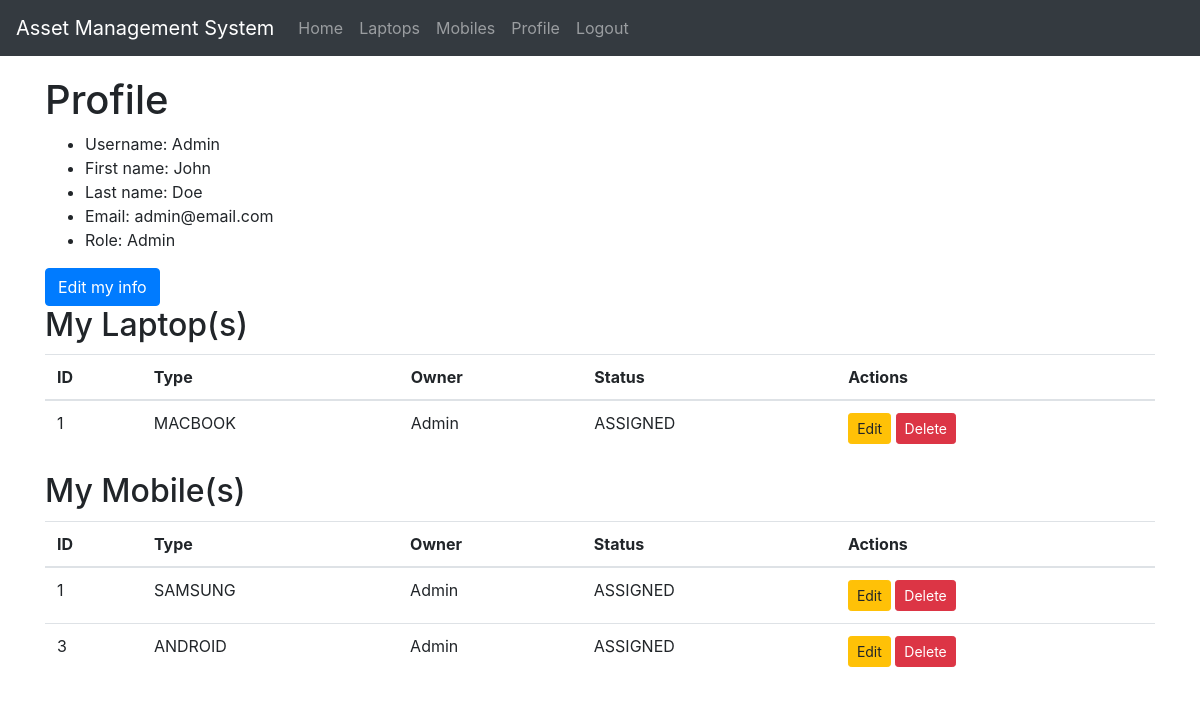
Page /users/display_profile (signed in) on the committed database.
### inventory/models.py (models this page shows, shortened)
class Laptop(models.Model):
    type_choices = (
        ("SURFACEPRO", "Surface Pro"),
        ("MACBOOK", "MacBook"),
        ("THINKPAD", "Thinkpad"),
    )
    type = models.CharField(max_length=100, choices=type_choices, blank=False)
    owner = models.ForeignKey(User, blank=True, null=True, on_delete=models.CASCADE)
    status_choices = (
        ("AVAILABLE", "Device is available to be assigned"),
        ("ASSIGNED", "Device is assigned to a staff member"),
        ("SETUP_REQUIRED", "This device needs setting up before it can be assigned"),
    )
    status = models.CharField(max_length=100, choices=status_choices, blank=False)

class Mobile(models.Model):
    type_choices = (
        ("ANDROID", "Android"),
        ("IPHONE", "iPhone"),
        ("SAMSUNG", "Samsung"),
    )
    type = models.CharField(max_length=100, choices=type_choices, blank=False)
    owner = models.ForeignKey(User, blank=True, null=True, on_delete=models.CASCADE)
    status_choices = (
        ("AVAILABLE", "Device is available to be assigned"),
        ("ASSIGNED", "Device is assigned to a staff member"),
        ("SETUP_REQUIRED", "This device needs setting up before it can be assigned"),
    )
    status = models.CharField(max_length=100, choices=status_choices, blank=False)

### users/views.py (the view)
def display_profile(request):
    laptops = Laptop.objects.all()
    mobiles = Mobile.objects.all()
    context = {
        "user": request.user,
        "laptops": laptops,
        "mobiles": mobiles,
    }
    return render(request, "authenticate/display_profile.html", context)

### users/templates/authenticate/display_profile.html
{% extends 'inventory/base.html' %}
{% block body%}
    <h1>Profile</h1>
    <ul>
        <li>Username: {{request.user.username}}</li>
        <li>First name: {{request.user.first_name}}</li>
        <li>Last name: {{request.user.last_name}}</li>
        <li>Email: {{request.user.email}}</li>
        <li>
            {% if request.user.is_superuser %}
                Role: Admin
            {% else %}
                Role: Regular
            {% endif %}
        </li>
    </ul>
    <a class="btn btn-primary" href="{% url 'edit_profile' %}">Edit my info</a>
    <h2>My Laptop(s)</h2>
    <table class="table table-hover">
        <thead>
            <tr>
                <th>ID</th>
                <th>Type</th>
                <th>Owner</th>
                <th>Status</th>
                <th>Actions</th>
            </tr>
        </thead>
        <tbody>
            {% for laptop in laptops %}
                {% if laptop.owner.username == request.user.username %}
                    <tr>
                        <td>{{ laptop.pk }}</td>
                        <td>{{ laptop.type }}</td>
                        <td>{{ laptop.owner.username }}</td>
                        <td>{{ laptop.status }}</td>
                        <td>
                            <a href="{% url 'edit_laptop' laptop.pk %}" class="btn btn-warning btn-sm" role="button">Edit</a>
                            {% if user.is_superuser %}
                                <a href="{% url 'delete_laptop' laptop.pk %}" class="btn btn-danger btn-sm" role="button">Delete</a>
                            {% endif %}
                        </td>
                    </tr>
                {% endif %}
            {% endfor %}
        </tbody>
    </table>
    <h2>My Mobile(s)</h2>
    <table class="table table-hover">
        <thead>
            <tr>
                <th>ID</th>
                <th>Type</th>
                <th>Owner</th>
                <th>Status</th>
                <th>Actions</th>
            </tr>
        </thead>
        <tbody>
            {% for mobile in mobiles %}
                {% if mobile.owner.username == request.user.username %}
                    <tr>
                        <td>{{ mobile.pk }}</td>
                        <td>{{ mobile.type }}</td>
                        <td>{{ mobile.owner.username }}</td>
                        <td>{{ mobile.status }}</td>
                        <td>
                            <a href="{% url 'edit_mobile' mobile.pk %}" class="btn btn-warning btn-sm" role="button">Edit</a>
                            {% if user.is_superuser %}
                                <a href="{% url 'delete_mobile' mobile.pk %}" class="btn btn-danger btn-sm" role="button">Delete</a>
                            {% endif %}
                        </td>
                    </tr>
                {% endif %}
            {% endfor %}
        </tbody>
    </table>
{% endblock %}

### inventory/static/css/style.css (style rules this page uses)
.table { margin: 10px 0px 10px 0px; }

### rows in the picture
Laptop: pk "1", type "MACBOOK", owner.username "Admin", status "ASSIGNED"
Mobile: pk "1", type "SAMSUNG", owner.username "Admin", status "ASSIGNED"
Mobile: pk "3", type "ANDROID", owner.username "Admin", status "ASSIGNED"

### other values in the picture
{{ request.user.username }} "Admin"
{{ request.user.first_name }} "John"
{{ request.user.last_name }} "Doe"
{{ request.user.email }} "admin@email.com"
